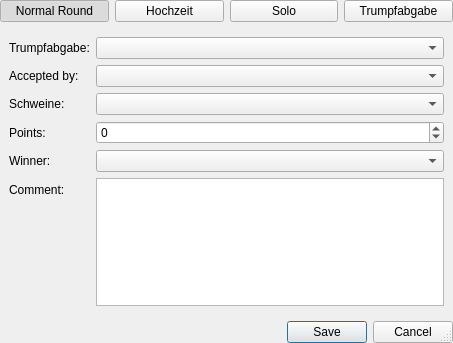
<?xml version="1.0" encoding="UTF-8"?>
<ui version="4.0">
 <class>NewRoundDialog</class>
 <widget class="QDialog" name="NewRoundDialog">
  <property name="windowModality">
   <enum>Qt::WindowModal</enum>
  </property>
  <property name="geometry">
   <rect>
    <x>0</x>
    <y>0</y>
    <width>453</width>
    <height>343</height>
   </rect>
  </property>
  <property name="windowTitle">
   <string>Dialog</string>
  </property>
  <property name="sizeGripEnabled">
   <bool>true</bool>
  </property>
  <property name="modal">
   <bool>true</bool>
  </property>
  <layout class="QVBoxLayout" name="verticalLayout">
   <property name="margin">
    <number>0</number>
   </property>
   <item>
    <layout class="QHBoxLayout" name="horizontalLayout">
     <item>
      <widget class="QPushButton" name="pushButtonNormal">
       <property name="text">
        <string>Normal Round</string>
       </property>
       <property name="checkable">
        <bool>true</bool>
       </property>
       <property name="checked">
        <bool>true</bool>
       </property>
       <property name="autoDefault">
        <bool>false</bool>
       </property>
       <attribute name="buttonGroup">
        <string notr="true">buttonGroup</string>
       </attribute>
      </widget>
     </item>
     <item>
      <widget class="QPushButton" name="pushButtonHochzeit">
       <property name="text">
        <string>Hochzeit</string>
       </property>
       <property name="checkable">
        <bool>true</bool>
       </property>
       <property name="autoDefault">
        <bool>false</bool>
       </property>
       <attribute name="buttonGroup">
        <string notr="true">buttonGroup</string>
       </attribute>
      </widget>
     </item>
     <item>
      <widget class="QPushButton" name="pushButtonSolo">
       <property name="text">
        <string>Solo</string>
       </property>
       <property name="checkable">
        <bool>true</bool>
       </property>
       <property name="autoDefault">
        <bool>false</bool>
       </property>
       <attribute name="buttonGroup">
        <string notr="true">buttonGroup</string>
       </attribute>
      </widget>
     </item>
     <item>
      <widget class="QPushButton" name="pushButtonTrumpfabgabe">
       <property name="text">
        <string>Trumpfabgabe</string>
       </property>
       <property name="checkable">
        <bool>true</bool>
       </property>
       <property name="autoDefault">
        <bool>false</bool>
       </property>
       <attribute name="buttonGroup">
        <string notr="true">buttonGroup</string>
       </attribute>
      </widget>
     </item>
    </layout>
   </item>
   <item>
    <widget class="QStackedWidget" name="stackedWidget">
     <property name="currentIndex">
      <number>3</number>
     </property>
     <widget class="QWidget" name="page_3">
      <layout class="QFormLayout" name="formLayout_3">
       <property name="fieldGrowthPolicy">
        <enum>QFormLayout::FieldsStayAtSizeHint</enum>
       </property>
       <item row="0" column="0">
        <widget class="QLabel" name="label">
         <property name="text">
          <string>Re:</string>
         </property>
        </widget>
       </item>
       <item row="0" column="1">
        <widget class="PlayersComboBox" name="comboBoxNormalRe1"/>
       </item>
       <item row="1" column="1">
        <widget class="PlayersComboBox" name="comboBoxNormalRe2"/>
       </item>
       <item row="2" column="0">
        <widget class="QLabel" name="label_11">
         <property name="text">
          <string>Schweine:</string>
         </property>
        </widget>
       </item>
       <item row="2" column="1">
        <widget class="PlayersComboBox" name="comboBoxNormalSchweine"/>
       </item>
       <item row="3" column="0">
        <widget class="QLabel" name="label_3">
         <property name="text">
          <string>Points:</string>
         </property>
        </widget>
       </item>
       <item row="6" column="0">
        <widget class="QLabel" name="label_4">
         <property name="text">
          <string>Comment:</string>
         </property>
        </widget>
       </item>
       <item row="6" column="1">
        <widget class="QTextEdit" name="textEditNormalComment"/>
       </item>
       <item row="3" column="1">
        <layout class="QHBoxLayout" name="horizontalLayout_2">
         <item>
          <widget class="QSpinBox" name="spinBoxNormalPoints">
           <property name="minimum">
            <number>-1000</number>
           </property>
           <property name="maximum">
            <number>1000</number>
           </property>
          </widget>
         </item>
        </layout>
       </item>
       <item row="4" column="1">
        <widget class="QComboBox" name="comboBoxWinner"/>
       </item>
       <item row="4" column="0">
        <widget class="QLabel" name="label_21">
         <property name="text">
          <string>Winner:</string>
         </property>
        </widget>
       </item>
      </layout>
     </widget>
     <widget class="QWidget" name="page_2">
      <layout class="QFormLayout" name="formLayout">
       <property name="fieldGrowthPolicy">
        <enum>QFormLayout::FieldsStayAtSizeHint</enum>
       </property>
       <item row="0" column="0">
        <widget class="QLabel" name="label_5">
         <property name="text">
          <string>Hochzeit:</string>
         </property>
        </widget>
       </item>
       <item row="0" column="1">
        <widget class="PlayersComboBox" name="comboBoxHochzeitHochzeit"/>
       </item>
       <item row="1" column="0">
        <widget class="QLabel" name="label_6">
         <property name="text">
          <string>Fellow Player:</string>
         </property>
        </widget>
       </item>
       <item row="1" column="1">
        <widget class="PlayersComboBox" name="comboBoxHochzeitFellow"/>
       </item>
       <item row="2" column="0">
        <widget class="QLabel" name="label_10">
         <property name="text">
          <string>Schweine:</string>
         </property>
        </widget>
       </item>
       <item row="2" column="1">
        <widget class="PlayersComboBox" name="comboBoxHochzeitSchweine"/>
       </item>
       <item row="3" column="0">
        <widget class="QLabel" name="label_8">
         <property name="text">
          <string>Points:</string>
         </property>
        </widget>
       </item>
       <item row="3" column="1">
        <widget class="QSpinBox" name="spinBoxHochzeitPoints">
         <property name="minimum">
          <number>-1000</number>
         </property>
         <property name="maximum">
          <number>1000</number>
         </property>
        </widget>
       </item>
       <item row="5" column="0">
        <widget class="QLabel" name="label_9">
         <property name="text">
          <string>Comment:</string>
         </property>
        </widget>
       </item>
       <item row="5" column="1">
        <widget class="QTextEdit" name="textEditHochzeitComment"/>
       </item>
       <item row="4" column="1">
        <widget class="QComboBox" name="comboBoxHochzeitWinner"/>
       </item>
       <item row="4" column="0">
        <widget class="QLabel" name="label_22">
         <property name="text">
          <string>Winner:</string>
         </property>
        </widget>
       </item>
      </layout>
     </widget>
     <widget class="QWidget" name="page">
      <layout class="QFormLayout" name="formLayout_2">
       <property name="fieldGrowthPolicy">
        <enum>QFormLayout::FieldsStayAtSizeHint</enum>
       </property>
       <item row="0" column="0">
        <widget class="QLabel" name="label_12">
         <property name="text">
          <string>Solo:</string>
         </property>
        </widget>
       </item>
       <item row="0" column="1">
        <widget class="PlayersComboBox" name="comboBoxSoloPlayer"/>
       </item>
       <item row="1" column="0">
        <widget class="QLabel" name="label_13">
         <property name="text">
          <string>Solo type:</string>
         </property>
        </widget>
       </item>
       <item row="1" column="1">
        <widget class="QComboBox" name="comboBoxSoloType"/>
       </item>
       <item row="3" column="0">
        <widget class="QLabel" name="label_16">
         <property name="text">
          <string>Schweine:</string>
         </property>
        </widget>
       </item>
       <item row="3" column="1">
        <widget class="PlayersComboBox" name="comboBoxSoloSchweine"/>
       </item>
       <item row="4" column="0">
        <widget class="QLabel" name="label_14">
         <property name="text">
          <string>Points:</string>
         </property>
        </widget>
       </item>
       <item row="4" column="1">
        <widget class="QSpinBox" name="spinBoxSoloPoints">
         <property name="minimum">
          <number>-1000</number>
         </property>
         <property name="maximum">
          <number>1000</number>
         </property>
        </widget>
       </item>
       <item row="6" column="0">
        <widget class="QLabel" name="label_15">
         <property name="text">
          <string>Comment:</string>
         </property>
        </widget>
       </item>
       <item row="6" column="1">
        <widget class="QTextEdit" name="textEditSoloComment"/>
       </item>
       <item row="2" column="0">
        <widget class="QLabel" name="label_2">
         <property name="text">
          <string>Pflicht:</string>
         </property>
        </widget>
       </item>
       <item row="2" column="1">
        <widget class="QCheckBox" name="checkBoxSoloPflicht">
         <property name="text">
          <string/>
         </property>
        </widget>
       </item>
       <item row="5" column="1">
        <widget class="QComboBox" name="comboBoxSoloWinner"/>
       </item>
       <item row="5" column="0">
        <widget class="QLabel" name="label_23">
         <property name="text">
          <string>Winner:</string>
         </property>
        </widget>
       </item>
      </layout>
     </widget>
     <widget class="QWidget" name="page_4">
      <layout class="QFormLayout" name="formLayout_4">
       <item row="0" column="0">
        <widget class="QLabel" name="label_17">
         <property name="text">
          <string>Trumpfabgabe:</string>
         </property>
        </widget>
       </item>
       <item row="1" column="0">
        <widget class="QLabel" name="label_18">
         <property name="text">
          <string>Accepted by:</string>
         </property>
        </widget>
       </item>
       <item row="0" column="1">
        <widget class="PlayersComboBox" name="comboBoxTrumpfabgabePlayer"/>
       </item>
       <item row="1" column="1">
        <widget class="PlayersComboBox" name="comboBoxTrumpfabgabeAccept"/>
       </item>
       <item row="2" column="0">
        <widget class="QLabel" name="label_19">
         <property name="text">
          <string>Schweine:</string>
         </property>
        </widget>
       </item>
       <item row="2" column="1">
        <widget class="PlayersComboBox" name="comboBoxTrumpfabgabeSchweine"/>
       </item>
       <item row="3" column="0">
        <widget class="QLabel" name="label_7">
         <property name="text">
          <string>Points:</string>
         </property>
        </widget>
       </item>
       <item row="5" column="0">
        <widget class="QLabel" name="label_20">
         <property name="text">
          <string>Comment:</string>
         </property>
        </widget>
       </item>
       <item row="5" column="1">
        <widget class="QTextEdit" name="textEditTrumpfabgabeComment">
         <property name="html">
          <string>&lt;!DOCTYPE HTML PUBLIC &quot;-//W3C//DTD HTML 4.0//EN&quot; &quot;http://www.w3.org/TR/REC-html40/strict.dtd&quot;&gt;
&lt;html&gt;&lt;head&gt;&lt;meta name=&quot;qrichtext&quot; content=&quot;1&quot; /&gt;&lt;style type=&quot;text/css&quot;&gt;
p, li { white-space: pre-wrap; }
&lt;/style&gt;&lt;/head&gt;&lt;body style=&quot; font-family:'Lucida Grande'; font-size:13pt; font-weight:400; font-style:normal;&quot;&gt;
&lt;p style=&quot;-qt-paragraph-type:empty; margin-top:0px; margin-bottom:0px; margin-left:0px; margin-right:0px; -qt-block-indent:0; text-indent:0px;&quot;&gt;&lt;br /&gt;&lt;/p&gt;&lt;/body&gt;&lt;/html&gt;</string>
         </property>
        </widget>
       </item>
       <item row="3" column="1">
        <widget class="QSpinBox" name="spinBoxTrumpfabgabePoints">
         <property name="minimum">
          <number>-1000</number>
         </property>
         <property name="maximum">
          <number>1000</number>
         </property>
        </widget>
       </item>
       <item row="4" column="0">
        <widget class="QLabel" name="label_24">
         <property name="text">
          <string>Winner:</string>
         </property>
        </widget>
       </item>
       <item row="4" column="1">
        <widget class="QComboBox" name="comboBoxTrumpfabgabeWinner"/>
       </item>
      </layout>
     </widget>
    </widget>
   </item>
   <item>
    <widget class="QDialogButtonBox" name="buttonBox">
     <property name="orientation">
      <enum>Qt::Horizontal</enum>
     </property>
     <property name="standardButtons">
      <set>QDialogButtonBox::Cancel|QDialogButtonBox::Save</set>
     </property>
    </widget>
   </item>
  </layout>
 </widget>
 <customwidgets>
  <customwidget>
   <class>PlayersComboBox</class>
   <extends>QComboBox</extends>
   <header location="global">widgets/playerscombobox.h</header>
  </customwidget>
 </customwidgets>
 <resources/>
 <connections>
  <connection>
   <sender>buttonBox</sender>
   <signal>accepted()</signal>
   <receiver>NewRoundDialog</receiver>
   <slot>accept()</slot>
   <hints>
    <hint type="sourcelabel">
     <x>248</x>
     <y>254</y>
    </hint>
    <hint type="destinationlabel">
     <x>157</x>
     <y>274</y>
    </hint>
   </hints>
  </connection>
  <connection>
   <sender>buttonBox</sender>
   <signal>rejected()</signal>
   <receiver>NewRoundDialog</receiver>
   <slot>reject()</slot>
   <hints>
    <hint type="sourcelabel">
     <x>316</x>
     <y>260</y>
    </hint>
    <hint type="destinationlabel">
     <x>286</x>
     <y>274</y>
    </hint>
   </hints>
  </connection>
 </connections>
 <buttongroups>
  <buttongroup name="buttonGroup"/>
 </buttongroups>
</ui>
